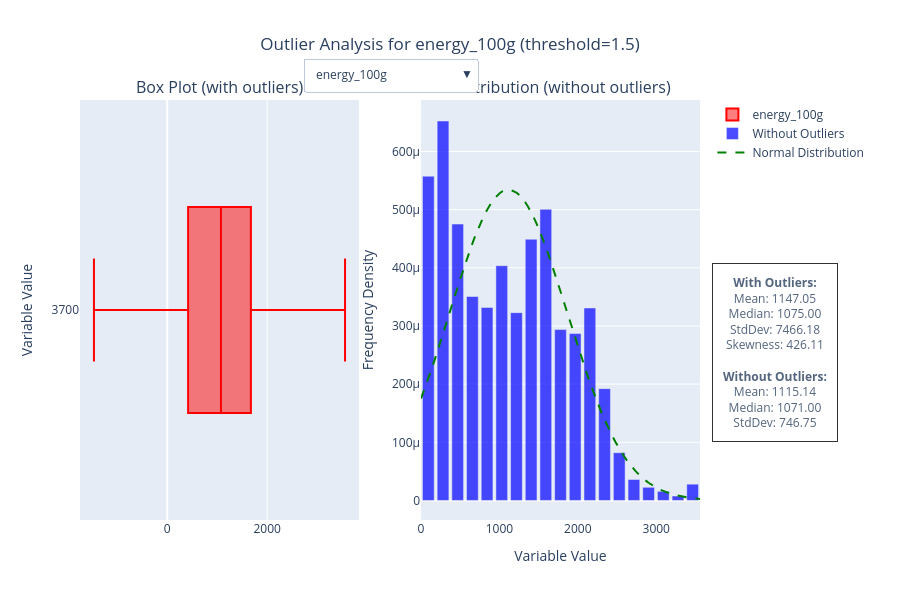

This figure's notebook cell:
### Markdown cell above
## Step 5: Visualize, Identify and Handle Numerical Outliers

### Code cell
from src.scripts.visualize_numerical_outliers import create_interactive_outlier_visualization

# Create the interactive outlier visualization
summary_df, df_clean = create_interactive_outlier_visualization(df_filtered)
